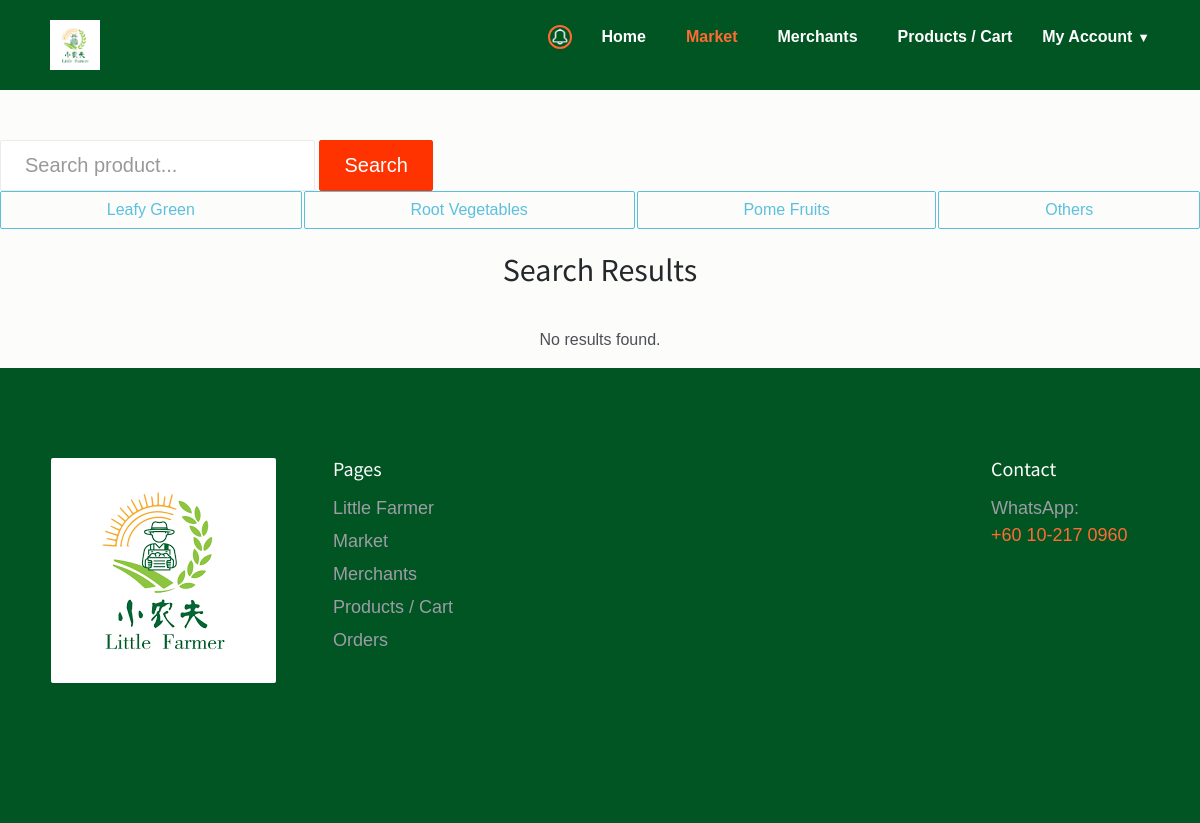
Screenshot of /search.php (signed in) with the database file from the repository.
### tables this page shows
CREATE TABLE `categories` (
  `categories_id` int(11) NOT NULL,
  `categories_name` varchar(255) NOT NULL,
  `categories_active` int(11) NOT NULL DEFAULT 0,
  `categories_status` int(11) NOT NULL DEFAULT 0
);

### includes/categories_bar.php (the view)
<div class="categories">
<?php
$query = "SELECT categories_id, categories_name FROM categories WHERE categories_status = 1";
$result = mysqli_query($db, $query);
while ($row = mysqli_fetch_assoc($result)) {
    echo '<a href="search.php?category='.$row["categories_id"].'" class="btn btn-outline-info category" role="button">'.$row["categories_name"].'</a>';
}
?>
</div>

### css/style.css (style rules this page uses)
body { background: rgba(252, 251, 249, 0.68); font-size: 1rem; color: #4d4f56; font-weight: 400; overflow-x: hidden; }
a { color: #f30; }
.form-control-lg, .dropdown-menu, .btn, .btn-group-lg > .btn, .btn-lg, .img-rounded { border-radius: 2px; }
.btn { transition: all .4s; }
.categories { display: flex; gap: 2px; flex-wrap: wrap; }
.categories .category { flex-grow: 1; }

### landing/style.css (style rules this page uses)
* { margin: 0; padding: 0; box-sizing: border-box; }
html, body { height: 100%; font-family: 'Arial', sans-serif; }

### rows the page displays
categories: categories_name "Leafy Green"
categories: categories_name "Root Vegetables"
categories: categories_name "Pome Fruits"
categories: categories_name "Others"
